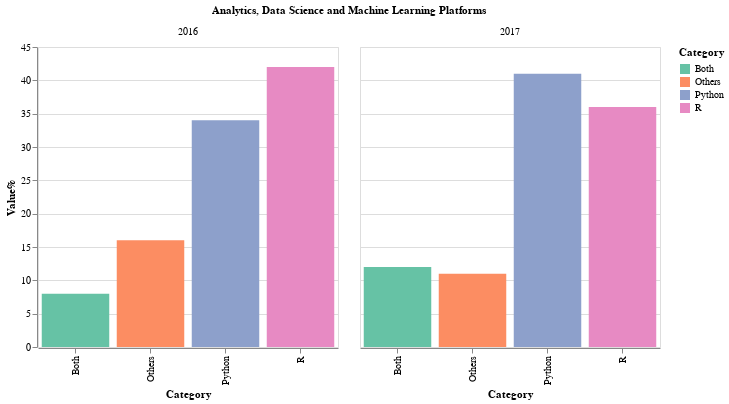

Here is the notebook cell this chart was saved with:
### Code cell
bar = (alt.Chart(source).mark_bar().encode(
   x=alt.X('Category:N'),  
    y=alt.Y('Value%:Q'),
      color=alt.Color('Category:N', scale=alt.Scale(scheme='set2')) 
).properties(width=300, height=300)
.facet(
    facet=alt.Facet('Year:N', title="Analytics, Data Science and Machine Learning Platforms")  
))

bar

# easy comparision for particular years, we can clearly see exact number of percents and clearly order them

### Figure 1 — Vega-Lite specification as saved in the notebook (floating-point values rounded to 4 significant figures)
{"config": {"view": {"continuousWidth": 300, "continuousHeight": 300}}, "data": {"name": "data-8df9324917863ca63013f1db3c17b3e2"}, "facet": {"field": "Year", "title": "Analytics, Data Science and Machine Learning Platforms", "type": "nominal"}, "spec": {"mark": {"type": "bar"}, "encoding": {"color": {"field": "Category", "scale": {"scheme": "set2"}, "type": "nominal"}, "x": {"field": "Category", "type": "nominal"}, "y": {"field": "Value%", "type": "quantitative"}}, "height": 300, "width": 300}, "$schema": "https://vega.github.io/schema/vega-lite/v5.20.1.json", "datasets": {"data-8df9324917863ca63013f1db3c17b3e2": [{"Year": 2016, "Category": "Python", "Value%": 34}, {"Year": 2016, "Category": "R", "Value%": 42}, {"Year": 2016, "Category": "Both", "Value%": 8}, {"Year": 2016, "Category": "Others", "Value%": 16}, {"Year": 2017, "Category": "Python", "Value%": 41}, {"Year": 2017, "Category": "R", "Value%": 36}, {"Year": 2017, "Category": "Both", "Value%": 12}, {"Year": 2017, "Category": "Others", "Value%": 11}]}}
